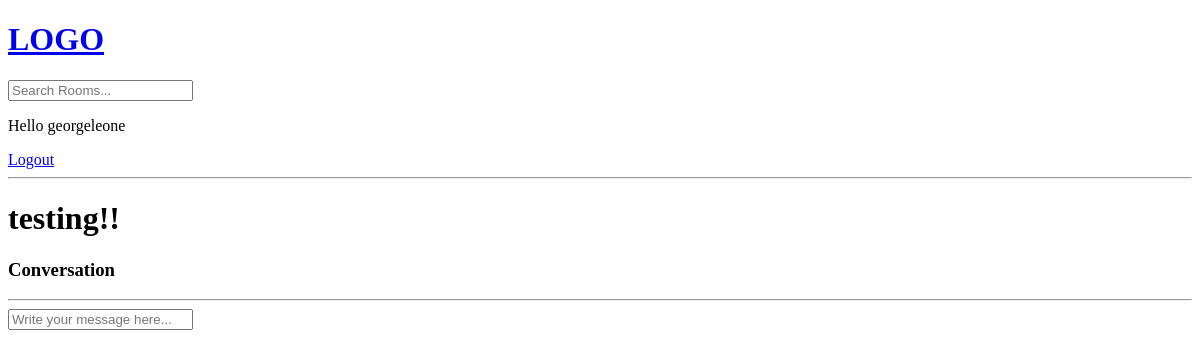
The page /room/6/ (signed in) on the database as committed earlier.
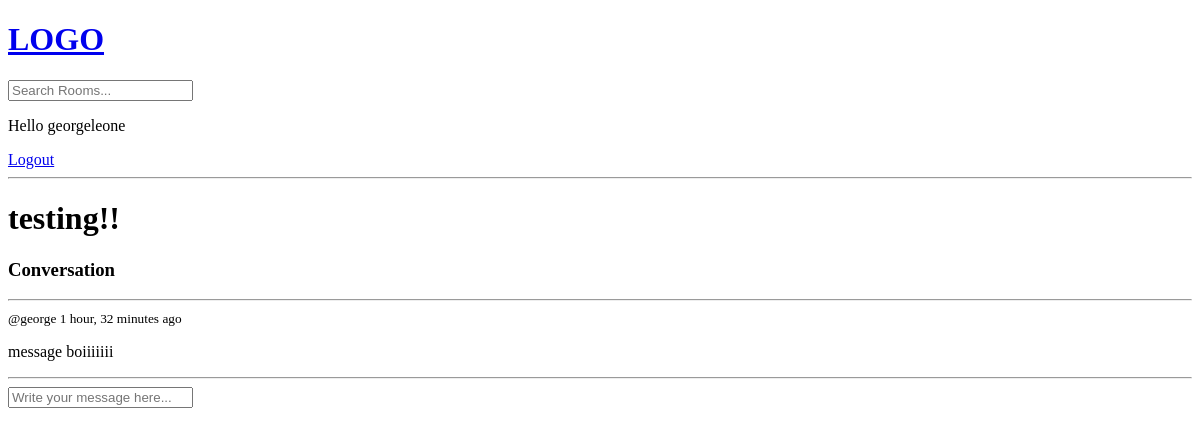
The same page on the database as committed later.
### base/models.py (models this page shows, shortened)
class Message(models.Model):
    user = models.ForeignKey(User, on_delete=models.CASCADE)
    room = models.ForeignKey(Room, on_delete=models.CASCADE) #this is what establishes the one to many relationship between the room and it's messages.
    body = models.TextField() #sets the body as a basic text field
    updated = models.DateTimeField(auto_now=True) #every time that the save method is called were taking a time stamps
    created = models.DateTimeField(auto_now_add=True) #auto now add only takes a timestamp when we first save or create this instance

### base/views.py (the view, shortened to what this page needs)
# urls.py: path('room/<str:pk>/', views.room, name="room"),
def room(request, pk):
    room = Room.objects.get(id=pk) #sets the room to view as the instance where the id matches the key
    room_messages = room.message_set.all().order_by('-created')  #we want to order it by the most recent message
    context = {'room': room, 'room_messages':room_messages}
    return render(request, 'base/room.html', context)

### base/templates/base/room.html (shortened to what this page needs)
{% extends 'main.html' %}
{% block content %}
<div class="room-container">
    <div>
        <h1>{{room.name}}</h1>
        <div class="comment-wrapper">
            <h3>Conversation</h3>
            <hr>
            {% for message in room_messages %}
                <div>
                    <small>@{{message.user}} {{message.created|timesince}} ago</small>
                    <p>{{message.body}}</p>
                    <hr>
                </div>
            {% endfor %}
        </div>
        {% if request.user.is_authenticated %}
        <div class="comment-form">
            <form method="POST" action="">
                <input type="text" name="body" placeholder="Write your message here..."/>
            </form>
        </div>
        {% endif %}
    </div>
</div>
{% endblock %}

Rows that differ between the two databases and show on the page:
added Message: user "george", created "1 hour, 32 minutes", body "message boiiiiiii"
